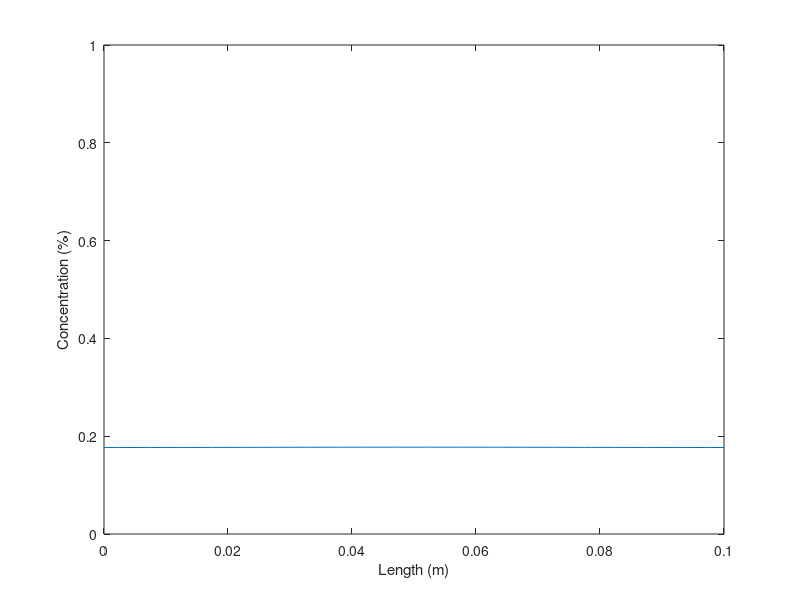
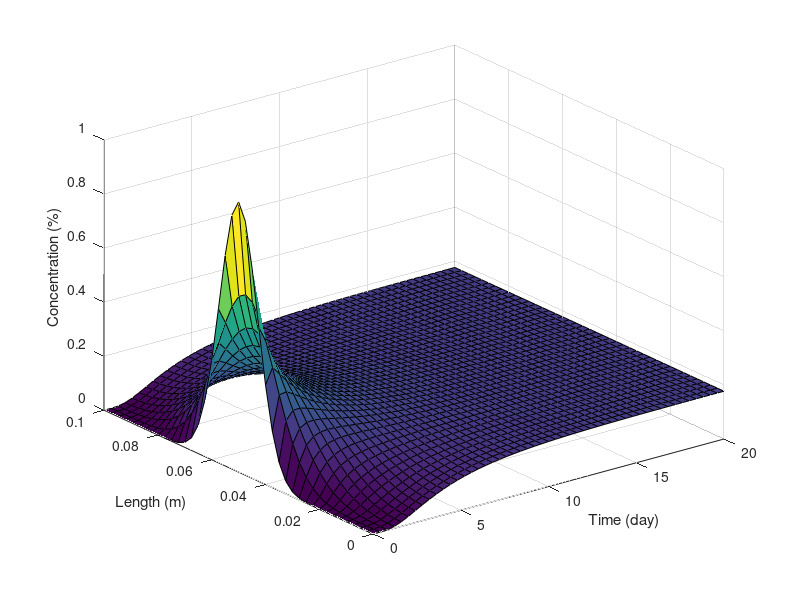
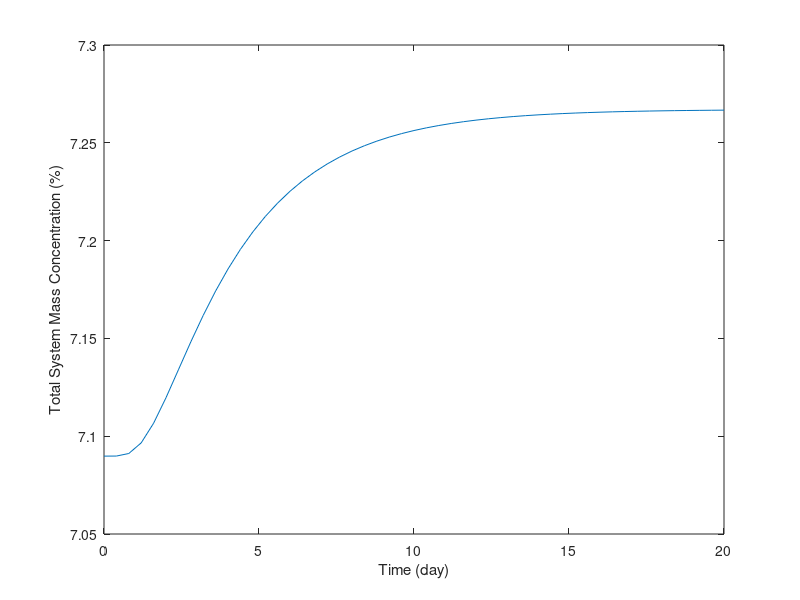

These figures' MATLAB source, in order:
% xpde.m  - A file to compute the solution to a second-order initial boundary value
% problem. this code assumes that the bvp takes the form
%
%              dc/dt = D * d^2c/dx^2
%
% assume that we are going to discretize this problem in space and in time.  for
% reference, assume a spatial grid of the form
%
%
%        x=0                                 x=L
%         (-----------------------------------)
%
%   |-----|-----|-----|-----|-----|-----|-----|-----|
%   (-1)  0     1     2     3     4     5     6    (7)
%                               
%
% here, we have allowed for the possibility that two "fictitious" nodes might
% be needed to accommodate two derivative boundary conditions.
%
% the discretization of this problem is simple.  starting with the
% governing equation, substitute (1) a forward difference for the time derivative, and 
% (2) a centered-difference (fixed at time step "j") for the space derivative.  this gives 
% approximation of the second-order derivative.
%
%      [c(i,j+1)-c(i,j)]/dt  = D[c(i+1,j)-2*c(i,j)+c(i-1,j)]/(dx)^2 
%
% (where here D is the diffusion coefficient, c is the concentration,
% dx is the grid spacing, and dt is the time step size). 
%
% Putting this in linear form (i.e., combining terms) gives an *explicit* 
% scheme
%
%         c(i,j+1) = r*c(i-1,j)+(1-2*r)*c(i,j)+r*c(i+1,j)
%
% where r = D*dt/(dx^2)
%
% this represents our "recurrence relation" for constructing the matrix
% of equations that represents the algebraic decompostion of the original 
% differential equation.
%
% it should be apparent to you by now that this recurrence relationship
% defines a linear system of equations.  for this particular case, the
% system takes the form
%
%         c(j+1) = M . c(j) + b
%
% where c(j+1) is a *vector* of new concentration values (one for each 
% node where the concentration is unknown), and c(j) is the vector of the 
% current nodal values of concentration.  M is the matrix of coefficients
% that evolves the system of equations in time. b is the vector of
% constants (sources, sinks, boundary conditions) that appear in the
% equation set.
%
%
% the first and last rows of the matrix, M, are a little from the remaining rows.  
% The form of the first and last row depend on the type of boundary conditions 
% imposed.  For now, let's assume that two *derivative* (neuman) conditions are
% imposed.  suppose the two derivative boundary conditions are given by
% dc/dx = s1 (left) and dc/dx = s2 (right).  the centered difference
% representation of these two derivatives at nodes 0 and 6 would be
%
%  [c(1,j)-c(-1,j)]/(2*dx) = sl       [c(7,j)-c(5,j)]/(2*dx) = sr
%
% or, rearranging to solve for the values at the "fictitious" nodes
%
% c(-1,j)= c(1,j) - 2*s1*dx       c(7,j)= c(5,j) + 2*s2*dx
%
% now, for the first row the recurrence relationship gives
%
%        c(0,j+1) = r*c(-1,j)+(1-2*r)*c(0,j)+r*c(1,j)
%
% elimiating c(-1,j) using the first equation above gives
%
%        c(0,j+1) = r*[c(1,j) - 2*s1*dx]+(1-2*r)*c(0,j)+r*c(1,j)
% or
%        c(0,j+1) = (1-2*r)*c(0,j)+2*r*c(1,j) - 2*r*s1*dx 
%
% similarly, for the last line, we will get
%
%        c(6,j+1) = (1-2*r)*c(5,j)+2*r*c(6,j) + 2*r*s1*dx 
%
% the result is a system of equations that has the matrix form
%
%  |c(0,j+1)|    |1-2*r  2*r      0       0        0      0       0||c(0,j)|        |-2*r*sl*dx|
%  |c(1,j+1)|    |r     1-2*r     r       0        0      0       0||c(1,j)|        |0         |
%  |c(2,j+1)|    |0       r     1-2*r     r        0      0       0||c(2,j)|        |0         |
%  |c(3,j+1)|  = |0       0       r     1-2*r      r      0       0||c(3,j)|   +    |0         |
%  |c(4,j+1)|    |0       0       0       r      1-2*r    r       0||c(4,j)|        |0         |
%  |c(5,j+1)|    |0       0       0       0        r    1-2*r     r||c(5,j)|        |0         |
%  |c(6,j+1)|    |0       0       0       0        0     2*r  1-2*r||c(6,j)|        |+2*r*sr*dx|
%
% Here is how we can make the algrorithm.  Assume that sl = sr = 0
%
D = 8.6e-5; % D in m^2/day; corresponds to 1x10^-9 m^2/s
%k1 = 1e-1; % k1 in (days)^-1
L = 0.1; % domain length in meters
sl = 0; % the left-hand side boundary condition
sr = 0; % the right-hand side boundary condition
%
%  space variables
np = 40; % number of partitions
disp('Number of nodes');
n = np + 1 % number of nodes
nm = n; % number of compute nodes
disp('Size of space increments, meters');
dx = L / np % size of partitions, in m
dx2 = dx * dx; % square the size once so you don't have to do it again!
%
% time variables
disp('Time interval, days');
T = 20
%T = 10 % total time for simulation, days
disp('Number of time steps, days');
npt = 2000 % number of time partitions
nt = npt + 1; % total number of time points (including initial condition)
dt = T / npt; % size of time steps
%
disp('stability condition...');
condition = D * dt /(dx2) % explicit condition
if condition > 0.5
    disp('stability condition not met!  Adjust parameters...');
end
%
M = zeros(nm, nm); % initialize the array
b = zeros(nm, 1); % initialize the b column vector; remember, this vector is an nm x 1 array in MATLAB
r = D * dt / (dx2);
%
M(1,1) = 1 - 2 * r; % the first row is special
M(1, 2) = 2 * r; % the first row is special
%
M(nm, nm-1) = 2 * r; % so is the last row
M(nm, nm) = 1 - 2 * r; % so is the last row
% 
b(1) = -2 * r * sl * dx; % first value in the b vector
b(nm) = 2 * r * sr * dx; % last value in the b vector; the rest are zeros
%
% now make a nice loop to fill in the rest...
for k = 2:1:nm-1 % loop over the rows of the array (nm x nm)
    M(k, k-1) = r; % set the subdiagonal value
    M(k, k) = 1 - 2 * r; % set the diagonal value 
    M(k, k+1) = r; % set the subdiagonal value
end
% set the initial condition here
% I am choosing a "gaussian" shape...
%
beta = 10000; % just a parameter to set the initial condition function
x = linspace(0, L, n); % discretize the initial condition space
f = exp(-beta * ((x - L / 2) .* (x - L / 2))); % compute the initial condition
%display(M);
%display(b);
%
c = zeros(nm, nt); % initialize the solution array
c2 = zeros(nm, 1); % initialize this array for plotting.  we will use more than 1 time step, but that is ok; 
                   % MATLAB will just resize the array for us
c(:, 1) = f; % put the initial condition in our solution array
%
% disp('computations going....');
for j = 2:1:nt
%    display(j);
    c(:, j) = M * c(:, j-1) + b(:); % this is terribly inefficient... M is mostly zeros!
end
nstep = int32(400 * npt / 20000); % this makes a new interger variable that will be used to plot only some of the solutions
                                  % 400 times npt/20000 just turns out to be a reasonable number of them.
                                    
kk = 0; % this is the counter for the vector c2 that will contain the subset of the solution to plot
for k = 1:nstep:nt % the k loop will only plot out some of the time steps
    kk = kk + 1;
    c2(:, kk) = c(:, k);
end

t = linspace(0, T, kk);

% disp('----> Plot of solution in Figure window');
% disp('PRESS <ENTER> TO CONTINUE');
% pause;
knew = kk;
bb = zeros(nm);
BB = zeros(nm, knew);
for j = 1:knew
    bb = c2(:, j);
    BB(:, j) = bb;
    plot(x, bb);
    xlabel('Length (m)');
    ylabel('Concentration (%)');
    set(gca, 'ylim', [0 1]); % this sets the bounds of the y axis...
    fig(j) = getframe;
end

[tt, xx] = meshgrid(t, x);

figure();
surf(tt, xx, c2); % plot a time-space-concentration surface....
xlabel('Time (day)');
ylabel('Length (m)');
zlabel('Concentration (%)');
hold off;

% disp(' ');
% disp('if you would like to see the results as a movie, you can adjust the code...');
% disp('instructions are given in the M-file.');
%
% figure();
% movie(fig,10)                       % if you want to "play" the
%    simulation as a movie, uncomment this line... It will run it 10
%    times...
% 
%%
Q_a = sum(BB, 1);

% Q_a = zeros(knew, 1);
% base_w = 0.4;
% 
% for p = 1:knew
%     x_a = BB(1, p);
%     S = zeros(length(BB(:, p)), 1);
%     for q = 1:length(BB(:, p))-1
%         x_b = BB(q+1, p);
%         avg_h = (x_a + x_b) / 2;
%         s = base_w * avg_h;
%         S(q, 1) = s;
%         x_a = x_b;
%     end
%     Q_a(p, 1) = sum(S);
% end
        
figure();
plot(t, Q_a);
xlabel('Time (day)');
ylabel('Total System Mass Concentration (%)');
hold off;
